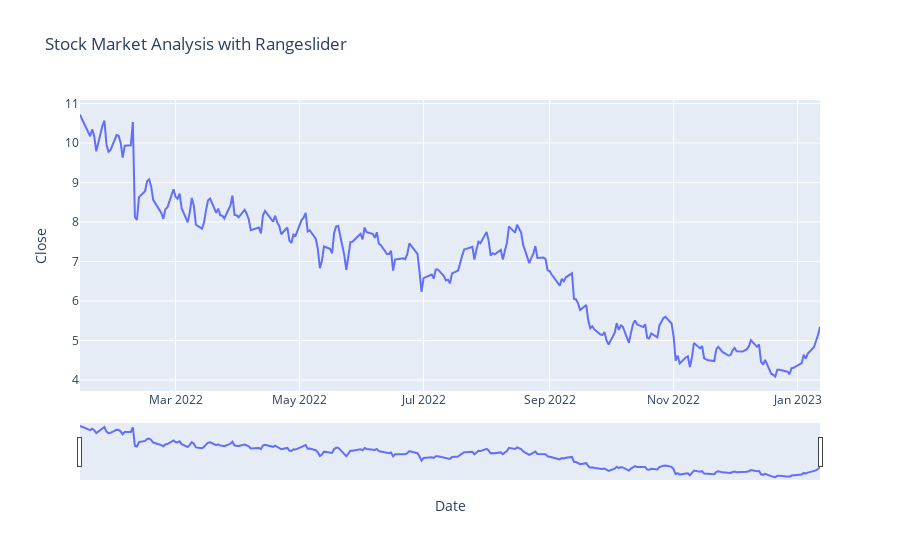

Here is the notebook cell this chart was saved with:
### Code cell
figure = px.line(data, x='Date', y='Close', 
                 title='Stock Market Analysis with Rangeslider')
figure.update_xaxes(rangeslider_visible=True)
figure.show()

### Figure 1 — Plotly figure (JSON) as saved in the notebook; plotly's stock layout.template omitted (floating-point values rounded to 4 significant figures; data arrays with more than 128 entries replaced by an {"elided": "..."} marker saying what was removed)
{"data": [{"hovertemplate": "Date=%{x}<br>Close=%{y}<extra></extra>", "legendgroup": "", "line": {"color": "#636efa", "dash": "solid"}, "marker": {"symbol": "circle"}, "mode": "lines", "name": "", "orientation": "v", "showlegend": false, "type": "scatter", "x": {"elided": "251 str values"}, "xaxis": "x", "y": {"elided": "251 float values"}, "yaxis": "y"}], "layout": {"legend": {"tracegroupgap": 0}, "title": {"text": "Stock Market Analysis with Rangeslider"}, "xaxis": {"anchor": "y", "domain": [0, 1], "rangeslider": {"visible": true}, "title": {"text": "Date"}}, "yaxis": {"anchor": "x", "domain": [0, 1], "title": {"text": "Close"}}}}
